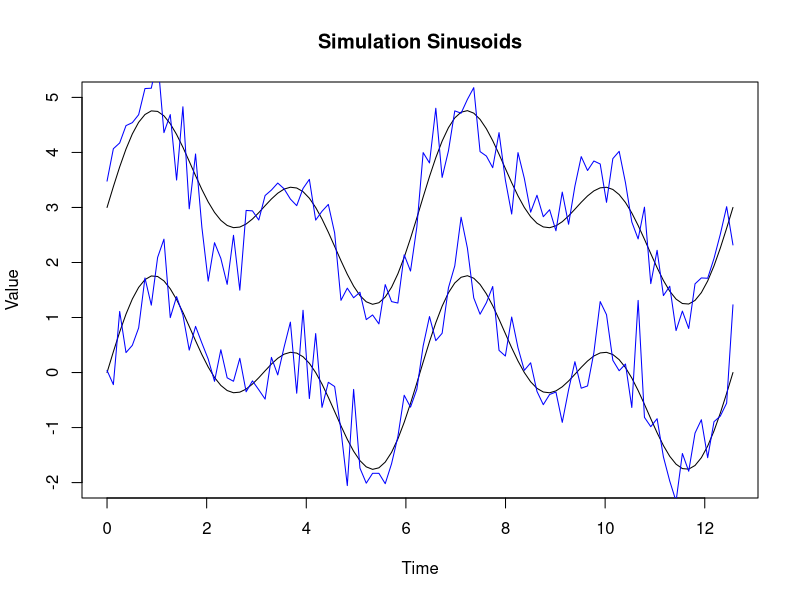
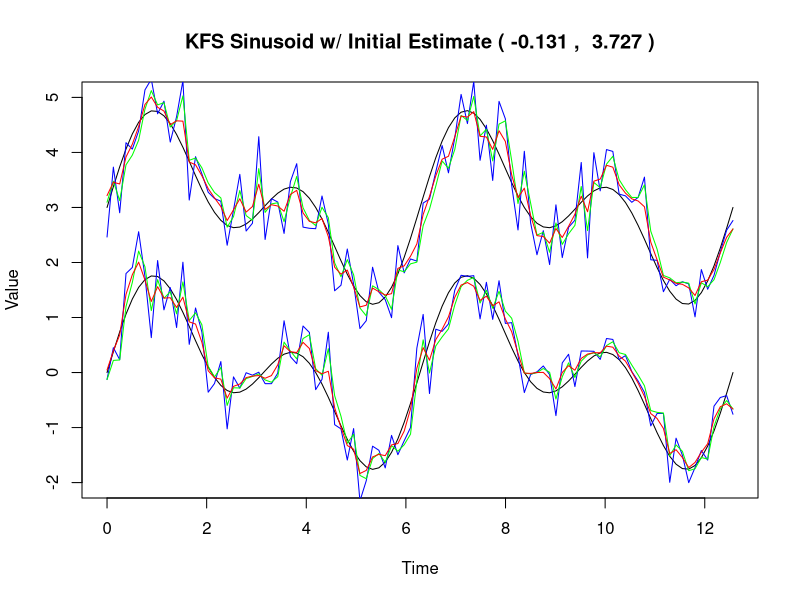
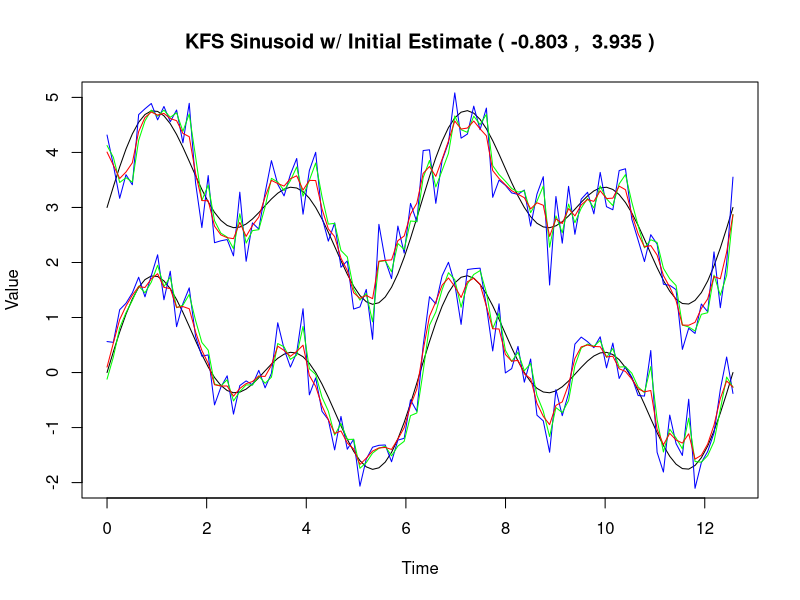
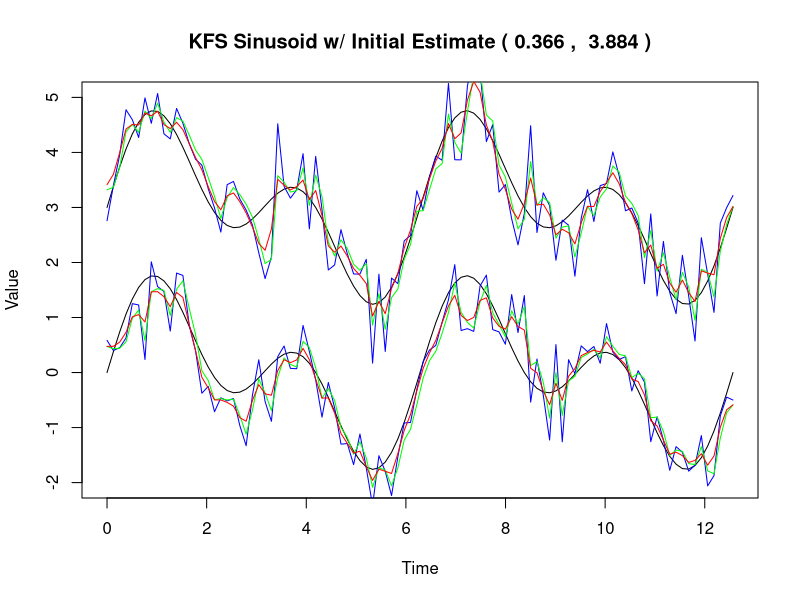
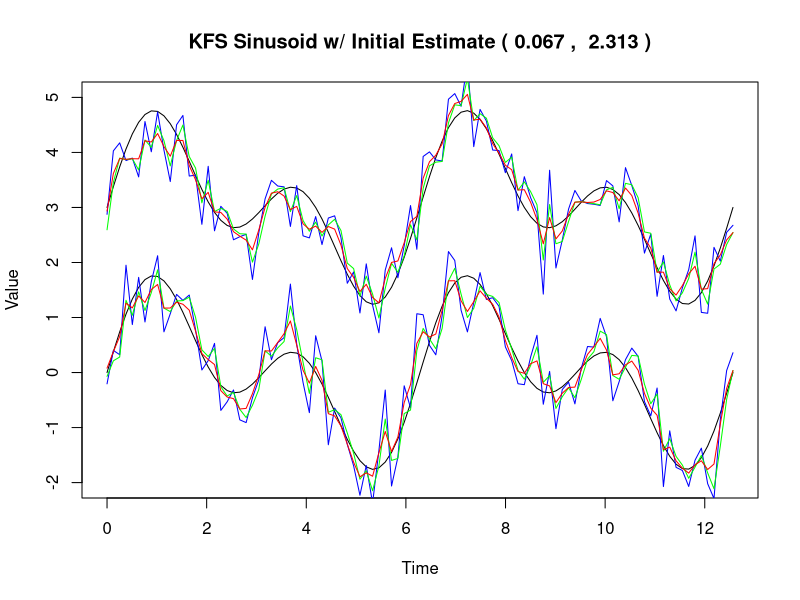
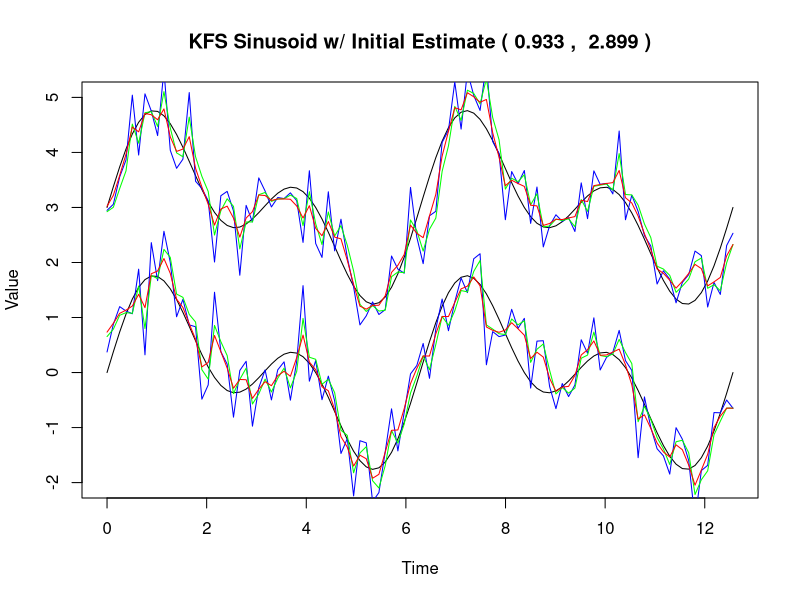
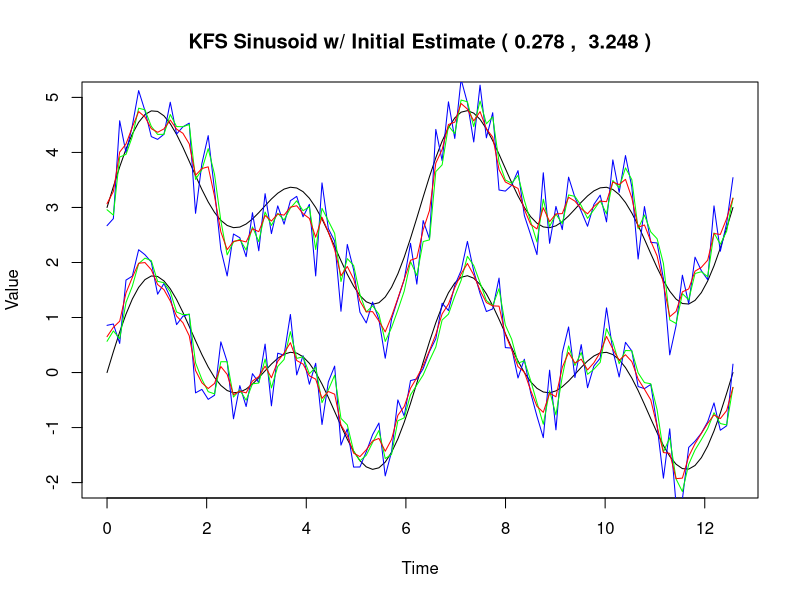
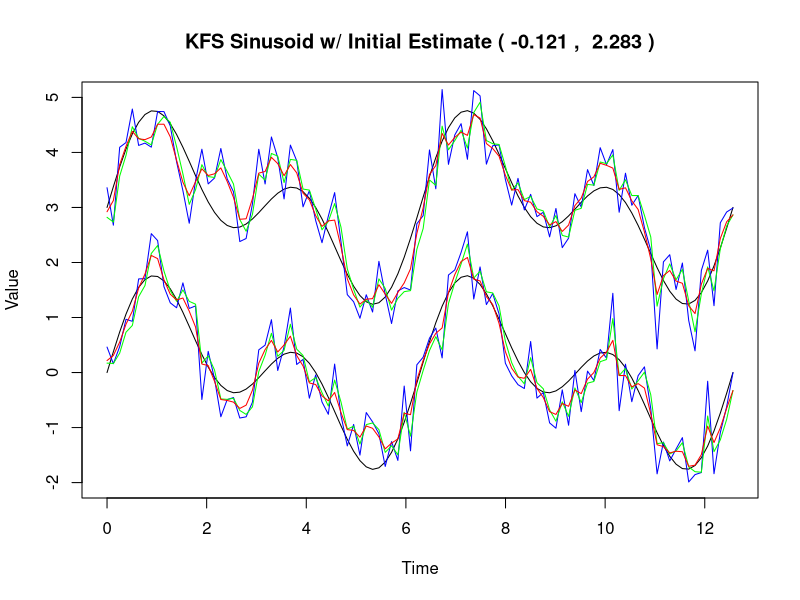

Here is the R script that generated these plots, in order:
## ---- chunk 1
knitr::opts_chunk$set(echo = TRUE)
## ---- chunk 2
KFS <- function(A,C,Q,R,x0,v0,y) {

  require('MASS')
  T=dim(y)[2]
  d=dim(A)[1]
  Fv1=array(0, dim=c(d,d,T))
  Fv2=array(0, dim=c(d,d,T))
  Fx1=array(0, dim=c(d,T))
  Fx2=array(0, dim=c(d,T))
  Sx=array(0, dim=c(d,T))
  Sv=array(0, dim=c(d,d,T))
  Scov=array(0, dim=c(d,d,T))
  
  CRC = t(C) %*% ginv(R) %*% C
  
  # Filter
  for (t in 1:T) {
    if (t==1) {
      Fv1[,,t]=v0-v0%*%CRC%*%v0+v0%*%CRC%*%ginv(ginv(v0)+CRC)%*%CRC%*%v0
      Fv2[,,t]=A%*%Fv1[,,t]%*%t(A)+Q
      Fx1[,t]=x0 + v0%*%t(C)%*%ginv(R)%*%(y[,t]-C%*%x0)-v0%*%CRC%*%ginv(ginv(v0)+CRC)%*%t(C)%*%ginv(R)%*%(y[,t]-C%*%x0)
      Fx2[,t]=A%*%Fx1[,t]
    } else {
      v2=Fv2[,,t-1]
      Fv1[,,t]=v2-v2%*%CRC%*%v2+v2%*%CRC%*%ginv(ginv(v2)+CRC)%*%CRC%*%v2
      Fv2[,,t]=A%*%Fv1[,,t]%*%t(A)+Q
      x2=Fx2[,t-1]
      Fx1[,t]=x2 + v2%*%t(C)%*%ginv(R)%*%(y[,t]-C%*%x2)-v2%*%CRC%*%ginv(ginv(v2)+CRC)%*%t(C)%*%ginv(R)%*%(y[,t]-C%*%x2)
      Fx2[,t]=A%*%Fx1[,t]
    }
  }
  
  # Smoother
  for (i in 1:T) {
    t=T-i+1
    if (t==T) {
      Sv[,,t]=Fv1[,,t]
      Jt=Fv1[,,t]%*%t(A)/(Fv2[,,t])
      Jt[is.na(Jt)] <- 0
      Jt=Fv1[,,t]%*%t(A)%*%ginv(Fv2[,,t])
      Scov[,,t]=Fv2[,,t]%*%t(Jt)
      Sx[,t]=Fx1[,t]+Jt%*%(Fx2[,t]-A%*%Fx1[,t])
    } else {
      Jt=Fv1[,,t]%*%t(A)/(Fv2[,,t])
      Jt[is.na(Jt)] <- 0
      Sv[,,t]=Fv1[,,t]+Jt%*%(Sv[,,t+1]-Fv2[,,t])%*%t(Jt)
      Scov[,,t]=Sv[,,t+1]%*%t(Jt)
      Sx[,t]=Fx1[,t]+Jt%*%(Sx[,t+1]-A%*%Fx1[,t])
    }
  }
  return(list(Fv1=Fv1,Fv2=Fv2,Fx1=Fx1,Fx2=Fx2,Sx=Sx,Sv=Sv,Scov=Scov))
}
## ---- chunk 3
t <- seq(0,4*pi,,100)

actual1 <- sin(t) + sin(2*t)
actual2 <- sin(t) + sin(2*t) + 3
actual = array(actual1, dim=c(100,2))
actual[,2] <- actual2

meas1 <- actual1 + rnorm(100, mean=0, sd=0.5)
meas2 <- actual2 + rnorm(100, mean=0, sd=0.5)
meas = array(meas1, dim=c(100,2))
meas[,2] <- meas2

plot(t, actual[,1], type="l", main="Simulation Sinusoids", xlab="Time", ylab="Value", ylim=c(-2,5))
lines(t, actual[,2], col="black")
lines(t, meas[,1], col="blue")
lines(t, meas[,2], col="blue")
## ---- chunk 4
t <- seq(0,4*pi,,100)

actual1 <- sin(t) + sin(2*t)
actual2 <- sin(t) + sin(2*t) + 3
actual = array(actual1, dim=c(100,2))
actual[,2] <- actual2

for(i in 1:10) {
  meas1 <- actual1 + rnorm(100, mean=0, sd=0.5)
  meas2 <- actual2 + rnorm(100, mean=0, sd=0.5)
  meas = array(meas1, dim=c(100,2))
  meas[,2] <- meas2
  
  x0 = array(c(0 + runif(1, -1, 1), 3 + runif(1, -1, 1)), dim=c(2,1))
  
  x = KFS(A=diag(2), C=diag(2), Q=diag(2), R=diag(2), x0=x0, v0=diag(2), y=t(meas))
  
  #Plot
  plot(t, actual[,1], type="l", main=paste("KFS Sinusoid w/ Initial Estimate (", round(x0[1], digits=3), ", ", round(x0[2], digits=3), ")"), xlab="Time", ylab="Value", ylim=c(-2,5))
  lines(t, actual[,2], col="black")
  lines(t, meas[,1], col="blue")
  lines(t, meas[,2], col="blue")
  lines(t, x$Fx1[1,], col="green")
  lines(t, x$Fx1[2,], col="green")
  lines(t, x$Sx[1,], col="red")
  lines(t, x$Sx[2,], col="red")
  
  ms1r2 = sum((cor(actual[,1], meas[,1]))^2)
  ms2r2 = sum((cor(actual[,2], meas[,2]))^2)
  kf1r2 = sum((cor(actual[,1], x$Fx1[1,]))^2)
  kf2r2 = sum((cor(actual[,2], x$Fx1[2,]))^2)
  ks1r2 = sum((cor(actual[,1], x$Sx[1,]))^2)
  ks2r2 = sum((cor(actual[,2], x$Sx[2,]))^2)
  print(paste("Measurement R^2 values: ", round(ms1r2, digits=5), round(ms2r2, digits=5)))
  print(paste("Kalman Filtered R^2 values: ", round(kf1r2, digits=5), round(kf2r2, digits=5)))
  print(paste("Kalman Smoothed R^2 values: ", round(ks1r2, digits=5), round(ks2r2, digits=5)))
}
## ---- chunk 5
t <- seq(0,4*pi,,100)

actual1 <- sin(t) + sin(2*t)
actual2 <- sin(t) + sin(2*t) + 3
actual = array(actual1, dim=c(100,2))
actual[,2] <- actual2

for(i in 1:10) {
  meas1 <- actual1 + rnorm(100, mean=0, sd=0.5)
  meas2 <- actual2 + rnorm(100, mean=0, sd=0.5)
  meas = array(meas1, dim=c(100,2))
  meas[,2] <- meas2
  
  x0 = array(c(0 + runif(1, -1, 1), 3 + runif(1, -1, 1)), dim=c(2,1))
  
  x = KFS(A=diag(2), C=diag(2), Q=0*diag(2), R=0*diag(2), x0=x0, v0=diag(2), y=t(meas))
  
  #Plot
  plot(t, actual[,1], type="l", main=paste("KFS Sinusoid w/ Initial Estimate (", round(x0[1], digits=3), ", ", round(x0[2], digits=3), ")"), xlab="Time", ylab="Value", ylim=c(-2,5))
  lines(t, actual[,2], col="black")
  lines(t, meas[,1], col="blue")
  lines(t, meas[,2], col="blue")
  lines(t, x$Fx1[1,], col="green")
  lines(t, x$Fx1[2,], col="green")
  lines(t, x$Sx[1,], col="red")
  lines(t, x$Sx[2,], col="red")
  
  ms1r2 = sum((cor(actual[,1], meas[,1]))^2)
  ms2r2 = sum((cor(actual[,2], meas[,2]))^2)
  kf1r2 = sum((cor(actual[,1], x$Fx1[1,]))^2)
  kf2r2 = sum((cor(actual[,2], x$Fx1[2,]))^2)
  ks1r2 = sum((cor(actual[,1], x$Sx[1,]))^2)
  ks2r2 = sum((cor(actual[,2], x$Sx[2,]))^2)
  print(paste("Measurement R^2 values: ", round(ms1r2, digits=5), round(ms2r2, digits=5)))
  print(paste("Kalman Filtered R^2 values: ", round(kf1r2, digits=5), round(kf2r2, digits=5)))
  print(paste("Kalman Smoothed R^2 values: ", round(ks1r2, digits=5), round(ks2r2, digits=5)))
}
